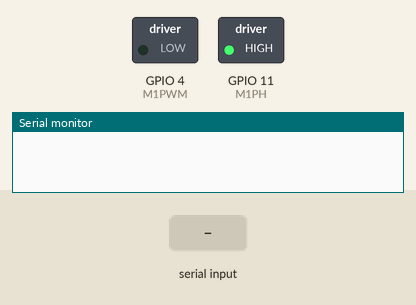
A sketch run on a simulated ESP32-S3. On the bench: switched loads named in the sketch (green lamp = pin HIGH), the last lines printed to the serial monitor. The test bench sets the inputs (shaded band).

Above: at 1.2 s.
1.3 s: "90,45\n" received over Serial
At 1.6 s:
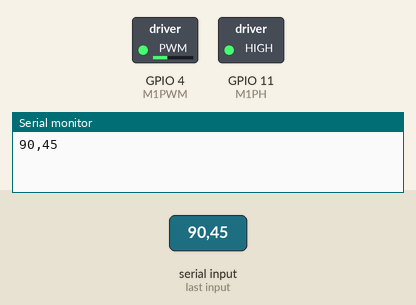
2.8 s: "5\n" received over Serial
At 4.0 s:
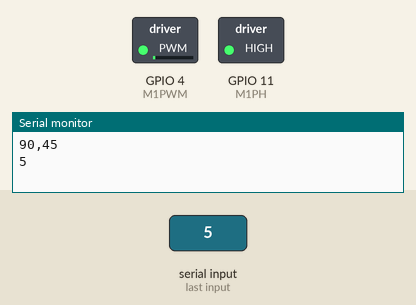
4.3 s: "200\n" received over Serial
At 5.0 s:
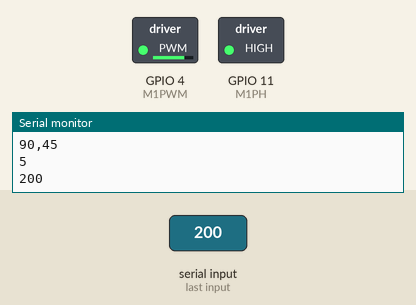
5.8 s: "90\n" received over Serial
At 6.2 s:
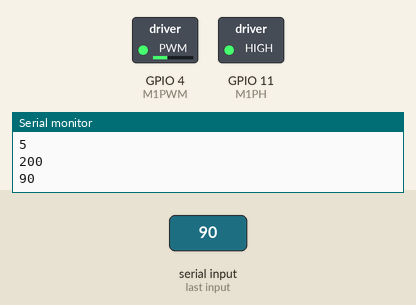
Timing chart, 0 to 8.3 s (numbered marks = the images above; inputs shaded):
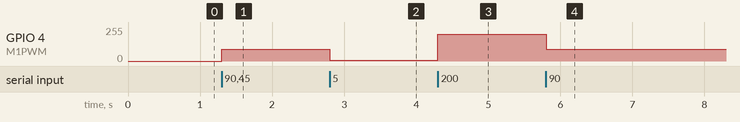

The sketch:

esp_pwm.ino
```cpp
#include <FastLED.h>
#include "driver/adc.h"
#include "esp_adc_cal.h"


#define M1PWM 4
#define M2PWM 5
#define M3PWM 6
#define M4PWM 7

#define SDA 8
#define SCL 9

#define M1PH 11
#define M2PH 12
#define M3PH 13
#define M4PH 14

String command;

// setting PWM properties
#define PWM_BASE_Freq 30000
#define PWM_LOW_Freq 5000
#define M1PWM_CH 1
#define PWM_Bits 8

float freq = PWM_BASE_Freq;

void setup() {
  Serial.begin(115200);

  pinMode(M1PH, OUTPUT);
  digitalWrite(M1PH, HIGH);

  // configure LED PWM functionalitites
  ledcSetup(M1PWM_CH, freq, PWM_Bits);
  ledcAttachPin(M1PWM, M1PWM_CH);
}

void loop() {

  // Réception commande uart
  if (Serial.available()) {
    command = Serial.readStringUntil('\n');
    Serial.println(command);
    int cmd = command.toInt();

    setMotorSpeed(cmd, M1PWM_CH);
  }
}

void setMotorSpeed(int cmd, int no_motor) {
  if (cmd > pow(2, PWM_Bits)){
    cmd = pow(2, PWM_Bits);
  }
  if (cmd != 0) {
    // Calcul tu temps haut de la PWM
    float duty = cmd / (pow(2, PWM_Bits) - 1);  //duty cycle
    float periode = 1 / (freq / 1000000);       //période en us
    float delta = periode * duty;               // temps haut en us

    if (delta <= 5) { // Détection des moments haut inférieurs à 5 us
      periode = 5 / duty;
      float freq_low = (1 / periode) * 1000000;   // Calcul de la nouvelle fréquence

      if (freq_low <= 500) //limite de fréquances basses
        freq_low = 500;

      ledcSetup(no_motor, freq_low, PWM_Bits); // réglage fréquences basses

    } else {
      ledcSetup(no_motor, freq, PWM_Bits); // réglage fréquences hautes
    }

    for (int i = 255; i >= cmd; i--) {
      ledcWrite(no_motor, i);  // rampe décroissante pour que le controleur moteur acroche la commande
    }
  } else {
    ledcWrite(no_motor, 0); // rampe décroissante pour que le controleur moteur acroche la commande
  }
}
```

Measured:
- after the input at 1.3 s, GPIO 4 (M1PWM): 0/255 → 90/255 at once
- after the input at 2.8 s, GPIO 4 (M1PWM): 90/255 → 5/255 at once
- after the input at 4.3 s, GPIO 4 (M1PWM): 5/255 → 199/255 at once
- after the input at 5.8 s, GPIO 4 (M1PWM): 199/255 → 90/255 at once
